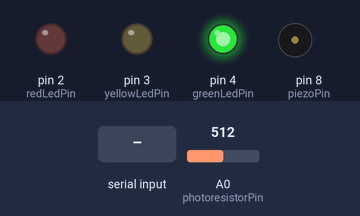
Bench run of a sketch on a simulated Arduino Uno, built with avr-gcc and run on an emulated ATmega328P. Parts: output pins drawn as LEDs (lit = HIGH), buzzer (waves = sounding). The test bench sets the inputs (shaded band); at power-on: A0 (photoresistorPin) = 512.

Above: at 0.8 s.
0.9 s: "1" received over the second serial link
At 5.4 s:
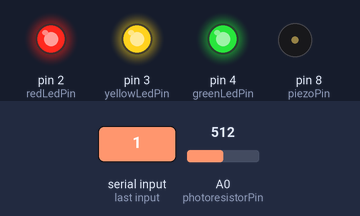
5.6 s: A0 (photoresistorPin) set to 502
At 8.11 s:
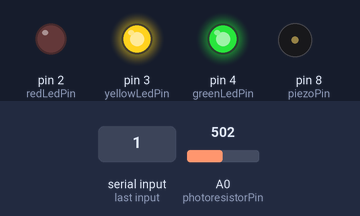
9.7 s: A0 (photoresistorPin) set to 716
At 9.7 s:
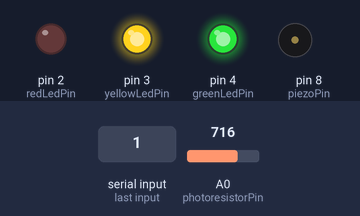
Timing chart, 0 to 12.7 s (numbered marks = the images above; inputs shaded):
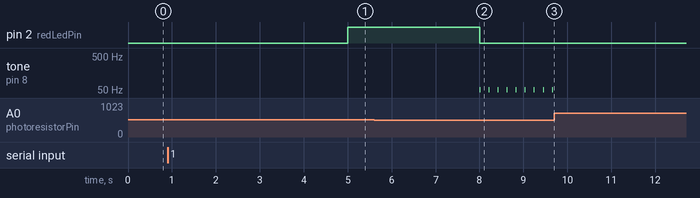

Measured:
- the behaviour switches between 512 and 511 on A0 (photoresistorPin) (found by bisection; images 1 and 2)
- after the input at 0.9 s, pin 2 (redLedPin): LOW → HIGH after 4.1 s
- after the input at 5.6 s, pin 2 (redLedPin): HIGH → LOW after 2.4 s; tone on pin 8 (piezoPin): alternates 51 Hz for 0.02 s and silent for 0.19 s, starting after 2.4 s
- after the input at 9.7 s, tone on pin 8 (piezoPin): stops changing and stays silent

The sketch:

arduino_sketch_serverless.ino
```cpp
#include <SoftwareSerial.h>

#define BT_TX_PIN 12
#define BT_RX_PIN 11
SoftwareSerial bt =  SoftwareSerial(BT_RX_PIN, BT_TX_PIN);
int greenLedPin = 4;
const int yellowLedPin = 3;
const int redLedPin = 2;
const int piezoPin = 8;
const int photoresistorPin = A0;
int photoresistorValue = 0;
int photoresistorValueMax = 0;
int photoresistorValueMin = 1023;
int danger = 0;

void setup() {
  pinMode(BT_RX_PIN, INPUT);
  pinMode(BT_TX_PIN, OUTPUT);

  //Serial communication
  Serial.begin(9600);

  //Bluetooth communication
  bt.begin(9600);
  setupAndSetLedPin();

  photoresistorSetupAndCalibration();

  waitForBluetoothConnection();
  delay(3000);
}

void photoresistorSetupAndCalibration(){
  setLedSensor(HIGH, LOW, LOW);
  while(millis() < 5000){
    photoresistorValue = analogRead(photoresistorPin);
    if(photoresistorValue > photoresistorValueMax){
      photoresistorValueMax = photoresistorValue;
    }

    if(photoresistorValue < photoresistorValueMin){
      photoresistorValueMin = photoresistorValue;
    }
  }
}

void waitForBluetoothConnection(){
  setLedSensor(HIGH, HIGH, LOW);
  while (bt.available()==0){
    Serial.println("Waiting for connection");
    delay(1000);
  }
  setLedSensor(HIGH, HIGH, HIGH);
}

void setupAndSetLedPin(){
  pinMode(greenLedPin, OUTPUT);
  pinMode(yellowLedPin, OUTPUT);
  pinMode(redLedPin, OUTPUT);
  setLedSensor(LOW, LOW, LOW);
}

void loop() {
  photoresistorValue = analogRead(photoresistorPin);
  bt.println(photoresistorValue);
  danger = map(photoresistorValue, photoresistorValueMin, photoresistorValueMax, 1, 3);
  if(danger == 1){
    setLedSensor(HIGH, LOW, LOW);
  }else if(danger == 2){
    setLedSensor(HIGH, HIGH, LOW);
    emitAlarm(photoresistorValue);
  }else if(danger == 3){
    setLedSensor(HIGH, HIGH, HIGH);
    emitAlarm(photoresistorValue);
  }
  delay(200);
}

void setLedSensor(int greenLedValue, int yellowLedValue, int redLedValue){
  digitalWrite(greenLedPin, greenLedValue);
  digitalWrite(yellowLedPin, yellowLedValue);
  digitalWrite(redLedPin, redLedValue);
}

void emitAlarm(int photoresistorValue){
  int pitch = map(photoresistorValue, photoresistorValueMin, photoresistorValueMax, 50, 4000);
  tone(piezoPin, pitch, 20);
}
```
